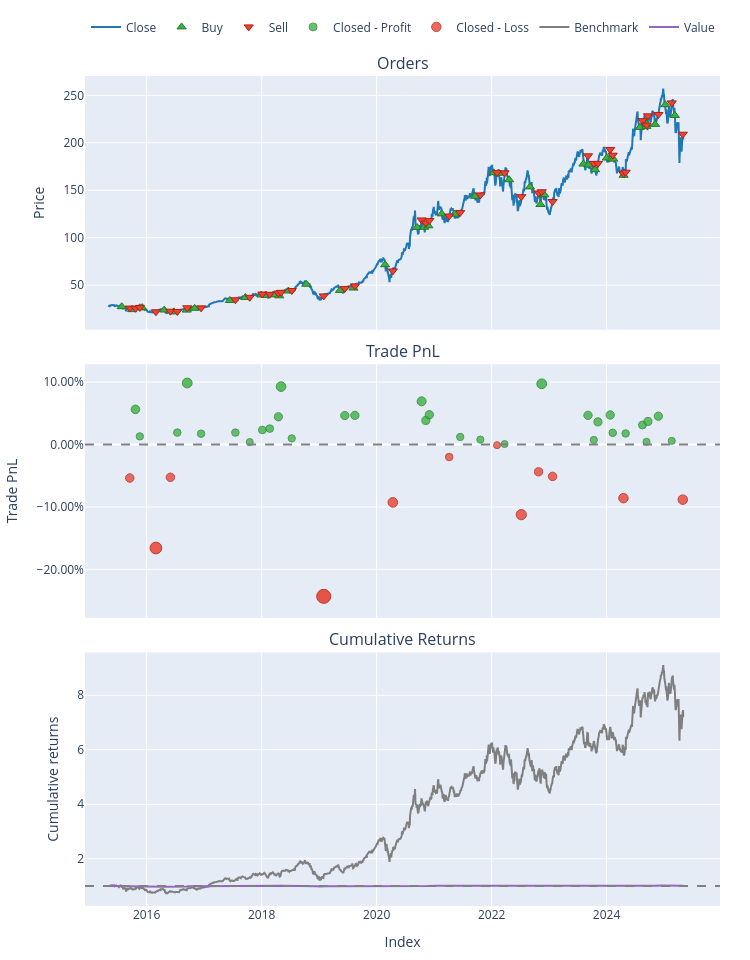

The cell this chart's notebook holds for it:
### Markdown cell above
### Awesome oscillator for ticker - "AAPL"

### Code cell
df = yf.download(tickers="AAPL", start="2015-05-05", end="2025-05-05")

if isinstance(df.columns, pd.MultiIndex):
    df.columns = df.columns.get_level_values(0)


median_price = (df["High"] + df["Low"]) / 2

awesome = talib.SMA(median_price,timeperiod=5) - talib.SMA(median_price, timeperiod=34)


entries = (awesome < 0) & (awesome.shift(1) > 0)
exits = (awesome > 0) & (awesome.shift(1) < 0)



backtest = vbt.Portfolio.from_signals(
            median_price, 
            entries = entries,
            exits = exits,
            init_cash = 100000.0,
            size = 10000.0,
            size_type = 'value',
            freq = '1D',
            fees = 0.001)


backtest.plot().show()
print(backtest.stats())

### Figure 1 — Plotly figure (JSON) as saved in the notebook; plotly's stock layout.template omitted (floating-point values rounded to 4 significant figures; data arrays with more than 128 entries replaced by an {"elided": "..."} marker saying what was removed)
{"data": [{"legendgroup": "0", "line": {"color": "#1f77b4"}, "name": "Close", "showlegend": true, "type": "scatter", "uid": "1e26f630-806d-4818-954f-ee2b60336218", "x": {"elided": "2515 str values"}, "xaxis": "x", "y": {"elided": "2515 float values"}, "yaxis": "y"}, {"customdata": {"elided": "44x3 float values"}, "hovertemplate": "Order Id: %{customdata[0]}<br>Timestamp: %{x}<br>Price: %{y}<br>Size: %{customdata[1]:.6f}<br>Fees: %{customdata[2]:.6f}", "legendgroup": "1", "marker": {"color": "#37B13F", "line": {"color": "rgb(38,123,44)", "width": 1}, "size": 8, "symbol": "triangle-up"}, "mode": "markers", "name": "Buy", "type": "scatter", "uid": "02c326fd-ba2f-4532-b380-737efe6a7df6", "x": ["2015-07-27T00:00:00", "2015-10-01T00:00:00", "2015-11-18T00:00:00", "2015-12-04T00:00:00", "2016-04-22T00:00:00", "2016-06-22T00:00:00", "2016-09-12T00:00:00", "2016-11-01T00:00:00", "2017-06-13T00:00:00", "2017-09-19T00:00:00", "2017-12-29T00:00:00", "2018-01-29T00:00:00", "2018-03-26T00:00:00", "2018-04-23T00:00:00", "2018-06-20T00:00:00", "2018-10-11T00:00:00", "2019-05-13T00:00:00", "2019-08-07T00:00:00", "2020-02-24T00:00:00", "2020-09-14T00:00:00", "2020-10-29T00:00:00", "2020-11-25T00:00:00", "2021-02-18T00:00:00", "2021-05-10T00:00:00", "2021-09-17T00:00:00", "2022-01-14T00:00:00", "2022-02-16T00:00:00", "2022-04-22T00:00:00", "2022-09-01T00:00:00", "2022-11-07T00:00:00", "2022-12-01T00:00:00", "2023-08-07T00:00:00", "2023-09-08T00:00:00", "2023-10-20T00:00:00", "2024-01-02T00:00:00", "2024-02-01T00:00:00", "2024-02-13T00:00:00", "2024-04-18T00:00:00", "2024-07-30T00:00:00", "2024-09-10T00:00:00", "2024-09-12T00:00:00", "2024-11-04T00:00:00", "2025-01-08T00:00:00", "2025-03-10T00:00:00"], "xaxis": "x", "y": [27.39, 24.29, 26.19, 26.35, 23.86, 21.86, 23.81, 25.65, 33.91, 37.03, 39.68, 39.38, 39.81, 38.81, 43.9, 51.01, 44.49, 47.01, 71.56, 110.8, 111.0, 112.6, 125.1, 124.8, 143.7, 168.4, 167.9, 161.1, 153.5, 135.0, 145.3, 177.6, 176.6, 171.7, 183.9, 183.2, 182.9, 165.8, 216.2, 217.3, 219.8, 219.4, 240.1, 228.8], "yaxis": "y"}, {"customdata": {"elided": "44x3 float values"}, "hovertemplate": "Order Id: %{customdata[0]}<br>Timestamp: %{x}<br>Price: %{y}<br>Size: %{customdata[1]:.6f}<br>Fees: %{customdata[2]:.6f}", "legendgroup": "2", "marker": {"color": "#EA4335", "line": {"color": "rgb(181,31,18)", "width": 1}, "size": 8, "symbol": "triangle-down"}, "mode": "markers", "name": "Sell", "type": "scatter", "uid": "9696ce8e-86f9-442a-bfb3-bbf582cbe201", "x": ["2015-09-16T00:00:00", "2015-10-22T00:00:00", "2015-11-19T00:00:00", "2016-02-29T00:00:00", "2016-05-31T00:00:00", "2016-07-14T00:00:00", "2016-09-15T00:00:00", "2016-12-12T00:00:00", "2017-07-18T00:00:00", "2017-10-17T00:00:00", "2018-01-05T00:00:00", "2018-02-21T00:00:00", "2018-04-17T00:00:00", "2018-05-04T00:00:00", "2018-07-11T00:00:00", "2019-01-30T00:00:00", "2019-06-13T00:00:00", "2019-08-16T00:00:00", "2020-04-13T00:00:00", "2020-10-13T00:00:00", "2020-11-09T00:00:00", "2020-12-01T00:00:00", "2021-04-06T00:00:00", "2021-06-15T00:00:00", "2021-10-21T00:00:00", "2022-02-04T00:00:00", "2022-03-24T00:00:00", "2022-07-08T00:00:00", "2022-10-26T00:00:00", "2022-11-15T00:00:00", "2023-01-23T00:00:00", "2023-09-05T00:00:00", "2023-10-12T00:00:00", "2023-11-07T00:00:00", "2024-01-24T00:00:00", "2024-02-09T00:00:00", "2024-04-17T00:00:00", "2024-05-01T00:00:00", "2024-08-16T00:00:00", "2024-09-11T00:00:00", "2024-09-20T00:00:00", "2024-11-25T00:00:00", "2025-02-18T00:00:00", "2025-04-29T00:00:00"], "xaxis": "x", "y": [25.97, 25.7, 26.59, 22.03, 22.66, 22.33, 26.21, 26.15, 34.63, 37.25, 40.69, 40.47, 41.67, 42.5, 44.42, 38.69, 46.65, 49.3, 65.07, 118.7, 115.5, 118.2, 122.9, 126.6, 145.1, 168.6, 168.4, 143.3, 147.1, 148.4, 138.1, 186.3, 178.3, 178.3, 193.0, 187.0, 167.5, 169.1, 223.4, 218.7, 228.4, 229.8, 242.0, 209.0], "yaxis": "y"}, {"customdata": [[1.0, 1.0, 563.5, 0.05635], [2.0, 2.0, 130.9, 0.01309], [5.0, 5.0, 191.5, 0.01915], [6.0, 6.0, 986.0, 0.0986], [7.0, 7.0, 174.1, 0.01741], [8.0, 8.0, 191.7, 0.01917], [9.0, 9.0, 39.34, 0.003934], [10.0, 10.0, 233.1, 0.02331], [11.0, 11.0, 255.7, 0.02557], [12.0, 12.0, 445.2, 0.04452], [13.0, 13.0, 928.0, 0.0928], [14.0, 14.0, 99.47, 0.009947], [16.0, 16.0, 464.6, 0.04646], [17.0, 17.0, 467.1, 0.04671], [19.0, 19.0, 692.4, 0.06924], [20.0, 20.0, 386.4, 0.03864], [21.0, 21.0, 477.9, 0.04779], [23.0, 23.0, 121.9, 0.01219], [24.0, 24.0, 79.36, 0.007936], [26.0, 26.0, 7.93, 0.000793], [29.0, 29.0, 973.5, 0.09735], [31.0, 31.0, 468.3, 0.04683], [32.0, 32.0, 73.48, 0.007348], [33.0, 33.0, 363.2, 0.03632], [34.0, 34.0, 473.4, 0.04734], [35.0, 35.0, 187.5, 0.01875], [37.0, 37.0, 177.6, 0.01776], [38.0, 38.0, 313.1, 0.03131], [39.0, 39.0, 43.15, 0.004315], [40.0, 40.0, 370.7, 0.03707], [41.0, 41.0, 454.1, 0.04541], [42.0, 42.0, 58.38, 0.005838]], "hovertemplate": "Exit Trade Id: %{customdata[0]}<br>Position Id: %{customdata[1]}<br>Exit Timestamp: %{x}<br>PnL: %{customdata[2]:.6f}<br>Return: %{customdata[3]:.2%}", "legendgroup": "3", "marker": {"color": "#37B13F", "line": {"color": "rgb(38,123,44)", "width": 1}, "opacity": [0.7844, 0.7576, 0.7614, 0.8105, 0.7603, 0.7614, 0.7519, 0.7639, 0.7653, 0.777, 0.8069, 0.7557, 0.7782, 0.7784, 0.7923, 0.7734, 0.7791, 0.757, 0.7544, 0.75, 0.8097, 0.7785, 0.7541, 0.772, 0.7788, 0.7611, 0.7605, 0.7689, 0.7522, 0.7724, 0.7776, 0.7531], "size": [8.604, 7.355, 7.53, 9.823, 7.48, 7.53, 7.091, 7.65, 7.715, 8.262, 9.656, 7.264, 8.318, 8.325, 8.976, 8.092, 8.357, 7.329, 7.206, 7.0, 9.787, 8.329, 7.189, 8.025, 8.344, 7.518, 7.49, 7.881, 7.102, 8.047, 8.288, 7.146], "symbol": "circle"}, "mode": "markers", "name": "Closed - Profit", "type": "scatter", "uid": "229cfce4-a550-4e8d-94ff-8764520d141a", "x": ["2015-10-22T00:00:00", "2015-11-19T00:00:00", "2016-07-14T00:00:00", "2016-09-15T00:00:00", "2016-12-12T00:00:00", "2017-07-18T00:00:00", "2017-10-17T00:00:00", "2018-01-05T00:00:00", "2018-02-21T00:00:00", "2018-04-17T00:00:00", "2018-05-04T00:00:00", "2018-07-11T00:00:00", "2019-06-13T00:00:00", "2019-08-16T00:00:00", "2020-10-13T00:00:00", "2020-11-09T00:00:00", "2020-12-01T00:00:00", "2021-06-15T00:00:00", "2021-10-21T00:00:00", "2022-03-24T00:00:00", "2022-11-15T00:00:00", "2023-09-05T00:00:00", "2023-10-12T00:00:00", "2023-11-07T00:00:00", "2024-01-24T00:00:00", "2024-02-09T00:00:00", "2024-05-01T00:00:00", "2024-08-16T00:00:00", "2024-09-11T00:00:00", "2024-09-20T00:00:00", "2024-11-25T00:00:00", "2025-02-18T00:00:00"], "xaxis": "x2", "y": [0.05635, 0.01309, 0.01915, 0.0986, 0.01741, 0.01917, 0.003934, 0.02331, 0.02557, 0.04452, 0.0928, 0.009947, 0.04646, 0.04671, 0.06924, 0.03864, 0.04779, 0.01219, 0.007936, 0.000793, 0.09735, 0.04683, 0.007348, 0.03632, 0.04734, 0.01875, 0.01776, 0.03131, 0.004315, 0.03707, 0.04541, 0.005838], "yaxis": "y2"}, {"customdata": [[0.0, 0.0, -536.3, -0.05363], [3.0, 3.0, -1658.0, -0.1658], [4.0, 4.0, -524.8, -0.05248], [15.0, 15.0, -2433.0, -0.2433], [18.0, 18.0, -927.1, -0.09271], [22.0, 22.0, -199.7, -0.01997], [25.0, 25.0, -9.884, -0.0009884], [27.0, 27.0, -1124.0, -0.1124], [28.0, 28.0, -436.7, -0.04367], [30.0, 30.0, -510.5, -0.05105], [36.0, 36.0, -859.5, -0.08595], [43.0, 43.0, -883.0, -0.0883]], "hovertemplate": "Exit Trade Id: %{customdata[0]}<br>Position Id: %{customdata[1]}<br>Exit Timestamp: %{x}<br>PnL: %{customdata[2]:.6f}<br>Return: %{customdata[3]:.2%}", "legendgroup": "4", "marker": {"color": "#EA4335", "line": {"color": "rgb(181,31,18)", "width": 1}, "opacity": [0.7827, 0.8521, 0.782, 0.9, 0.8069, 0.7619, 0.7501, 0.819, 0.7765, 0.7811, 0.8027, 0.8041], "size": [8.525, 11.76, 8.492, 14.0, 9.653, 7.554, 7.006, 10.22, 8.238, 8.451, 9.458, 9.526], "symbol": "circle"}, "mode": "markers", "name": "Closed - Loss", "type": "scatter", "uid": "f61e541b-3f67-4410-9a58-55331c28083e", "x": ["2015-09-16T00:00:00", "2016-02-29T00:00:00", "2016-05-31T00:00:00", "2019-01-30T00:00:00", "2020-04-13T00:00:00", "2021-04-06T00:00:00", "2022-02-04T00:00:00", "2022-07-08T00:00:00", "2022-10-26T00:00:00", "2023-01-23T00:00:00", "2024-04-17T00:00:00", "2025-04-29T00:00:00"], "xaxis": "x2", "y": [-0.05363, -0.1658, -0.05248, -0.2433, -0.09271, -0.01997, -0.0009884, -0.1124, -0.04367, -0.05105, -0.08595, -0.0883], "yaxis": "y2"}, {"legendgroup": "5", "line": {"color": "#7f7f7f"}, "name": "Benchmark", "showlegend": true, "type": "scatter", "uid": "1fb4689b-e46b-470e-8ada-6439af20788d", "x": {"elided": "2515 str values"}, "xaxis": "x3", "y": {"elided": "2515 float values"}, "yaxis": "y3"}, {"hoverinfo": "skip", "legendgroup": "6", "line": {"color": "rgba(0, 0, 0, 0)", "width": 0}, "opacity": 0, "showlegend": false, "type": "scatter", "uid": "c0a48bca-9bf0-4131-bc5a-9cad8aafce57", "x": {"elided": "2515 str values"}, "xaxis": "x3", "y": {"elided": "2515 int values"}, "yaxis": "y3"}, {"connectgaps": false, "fill": "tonexty", "fillcolor": "rgba(0, 128, 0, 0.3)", "hoverinfo": "skip", "legendgroup": "6", "line": {"color": "rgba(0, 0, 0, 0)", "width": 0}, "opacity": 0, "showlegend": false, "type": "scatter", "uid": "0124202c-48a5-47f5-912d-b15205187c5a", "x": {"elided": "2515 str values"}, "xaxis": "x3", "y": {"elided": "2515 float values"}, "yaxis": "y3"}, {"hoverinfo": "skip", "legendgroup": "6", "line": {"color": "rgba(0, 0, 0, 0)", "width": 0}, "opacity": 0, "showlegend": false, "type": "scatter", "uid": "069d4dc7-4f59-4b50-9286-95faa586cd61", "x": {"elided": "2515 str values"}, "xaxis": "x3", "y": {"elided": "2515 int values"}, "yaxis": "y3"}, {"connectgaps": false, "fill": "tonexty", "fillcolor": "rgba(255, 0, 0, 0.3)", "hoverinfo": "skip", "legendgroup": "6", "line": {"color": "rgba(0, 0, 0, 0)", "width": 0}, "opacity": 0, "showlegend": false, "type": "scatter", "uid": "d3934345-af64-43ef-8b1e-3793d2d7c0c1", "x": {"elided": "2515 str values"}, "xaxis": "x3", "y": {"elided": "2515 float values"}, "yaxis": "y3"}, {"legendgroup": "7", "line": {"color": "#9467bd"}, "name": "Value", "showlegend": true, "type": "scatter", "uid": "6fb5e04b-ab34-4e31-8364-c7fc96097ea7", "x": {"elided": "2515 str values"}, "xaxis": "x3", "y": {"elided": "2515 float values"}, "yaxis": "y3"}, {"hoverinfo": "skip", "legendgroup": "6", "line": {"color": "rgba(0, 0, 0, 0)", "width": 0}, "opacity": 0, "showlegend": false, "type": "scatter", "uid": "e05f1e85-2ca5-4524-b365-2b39096030d1", "x": {"elided": "2515 str values"}, "xaxis": "x3", "y": {"elided": "2515 int values"}, "yaxis": "y3"}], "layout": {"annotations": [{"font": {"size": 16}, "showarrow": false, "text": "Orders", "x": 0.5, "xanchor": "center", "xref": "paper", "y": 1, "yanchor": "bottom", "yref": "paper"}, {"font": {"size": 16}, "showarrow": false, "text": "Trade PnL", "x": 0.5, "xanchor": "center", "xref": "paper", "y": 0.6528, "yanchor": "bottom", "yref": "paper"}, {"font": {"size": 16}, "showarrow": false, "text": "Cumulative Returns", "x": 0.5, "xanchor": "center", "xref": "paper", "y": 0.3056, "yanchor": "bottom", "yref": "paper"}], "height": 960, "legend": {"orientation": "h", "traceorder": "normal", "x": 1, "xanchor": "right", "y": 1.042, "yanchor": "bottom"}, "margin": {"b": 30, "l": 30, "r": 30, "t": 30}, "shapes": [{"line": {"color": "gray", "dash": "dash"}, "type": "line", "x0": 0, "x1": 1, "xref": "paper", "y0": 0, "y1": 0, "yref": "y2"}, {"line": {"color": "gray", "dash": "dash"}, "type": "line", "x0": 0, "x1": 1, "xref": "paper", "y0": 1, "y1": 1, "yref": "y3"}], "showlegend": true, "width": 750, "xaxis": {"anchor": "y", "domain": [0, 1], "matches": "x3", "showticklabels": false}, "xaxis2": {"anchor": "y2", "domain": [0, 1], "matches": "x3", "showticklabels": false}, "xaxis3": {"anchor": "y3", "domain": [0, 1], "title": {"text": "Index"}}, "yaxis": {"anchor": "x", "domain": [0.6944, 1], "title": {"text": "Price"}}, "yaxis2": {"anchor": "x2", "domain": [0.3472, 0.6528], "tickformat": ".2%", "title": {"text": "Trade PnL"}}, "yaxis3": {"anchor": "x3", "domain": [0, 0.3056], "title": {"text": "Cumulative returns"}}}}
